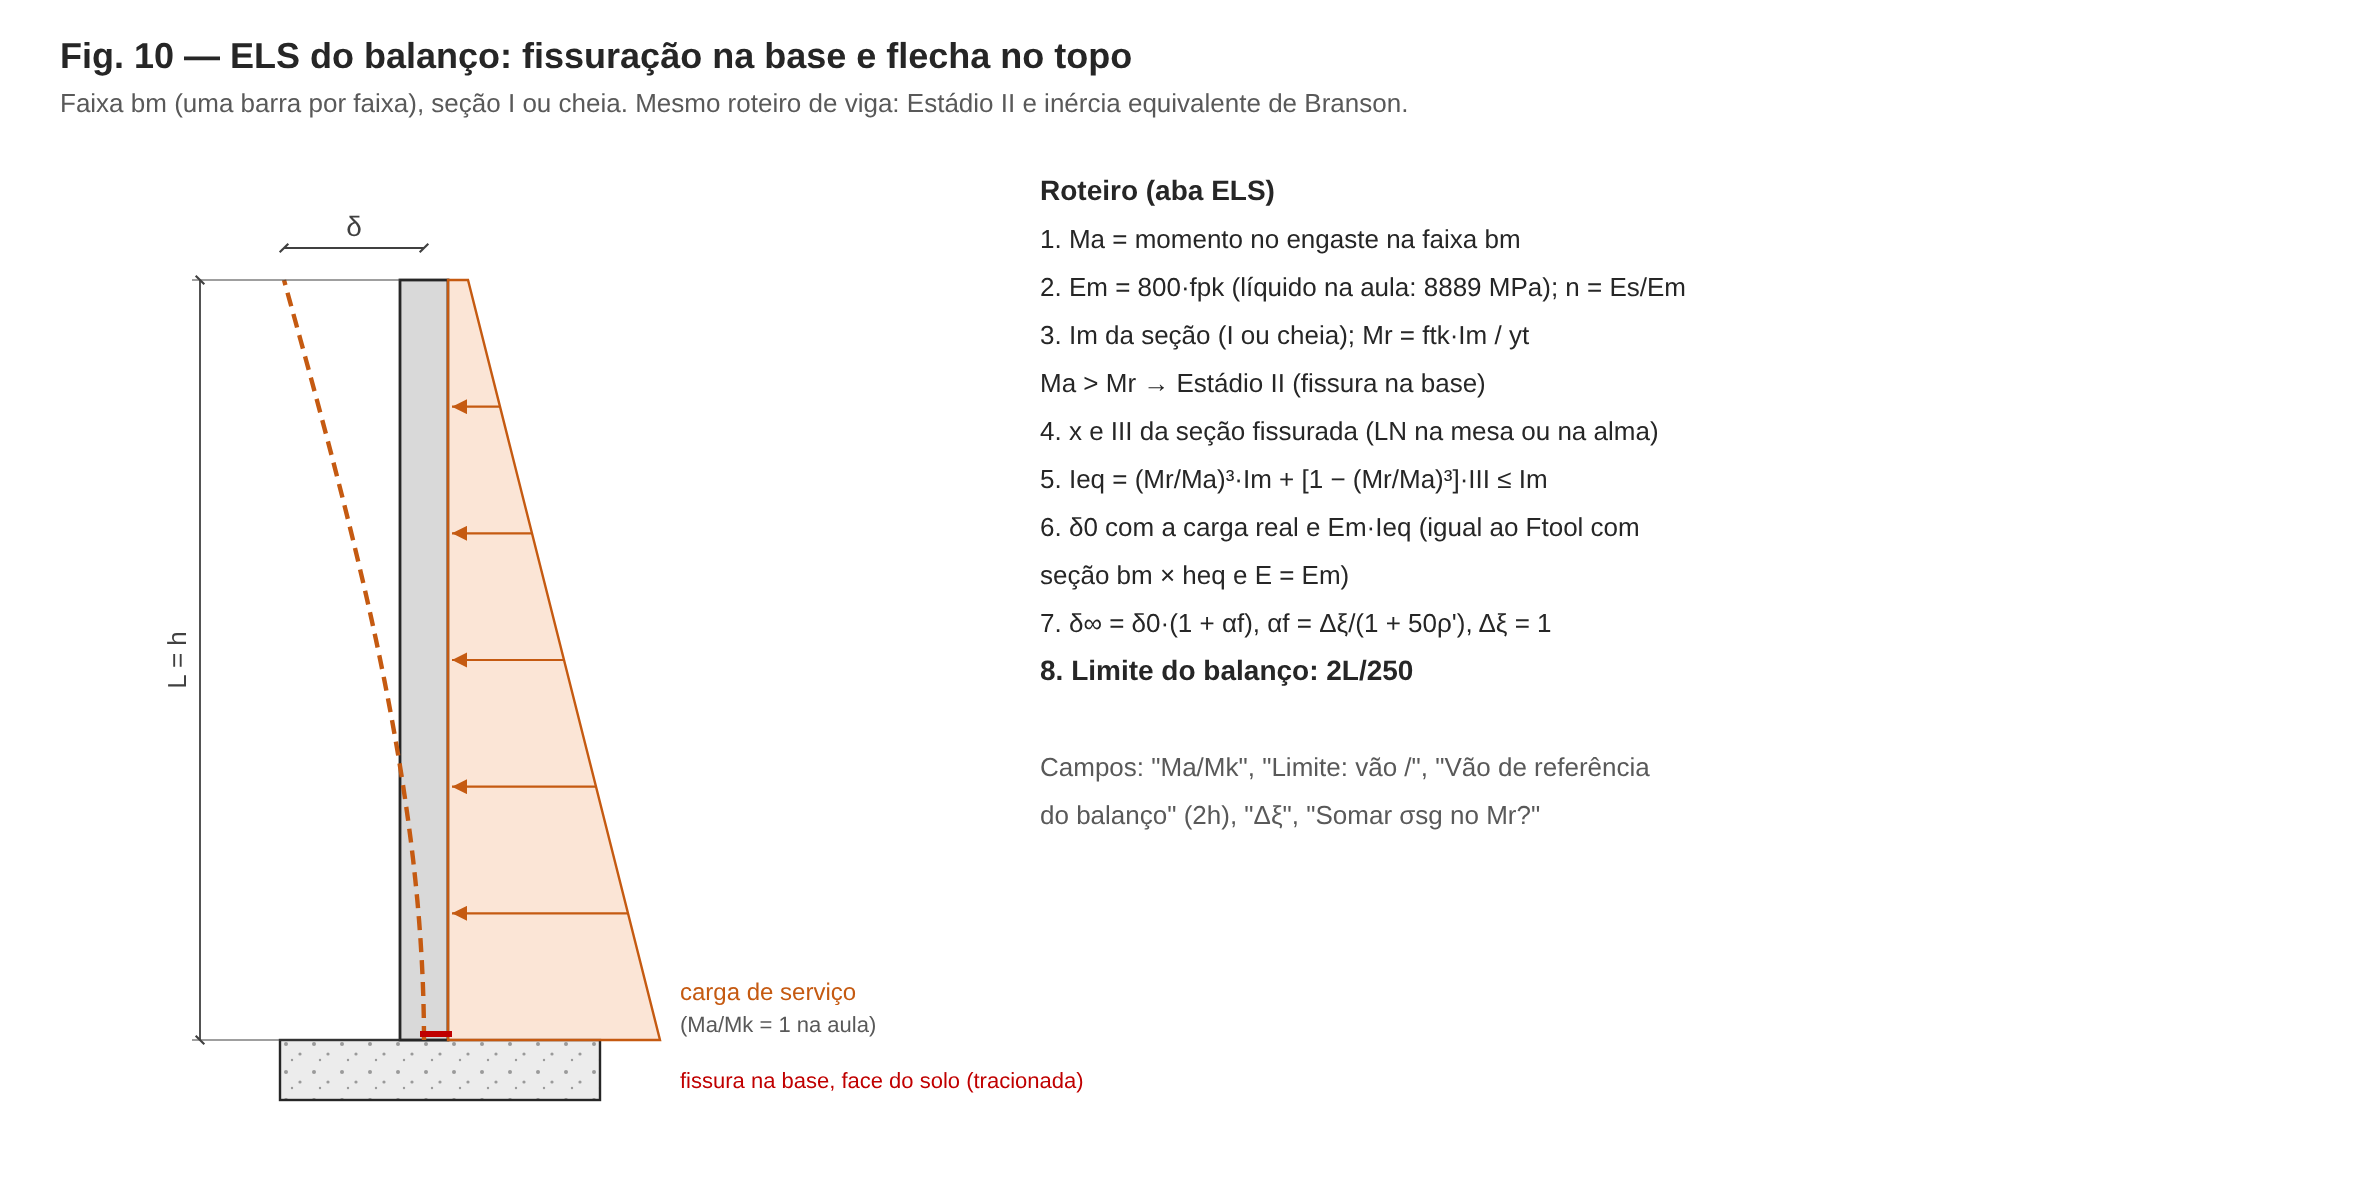

Python code for this plot:
from figlib import SVG, C
import math
W, H = 1180, 600
s = SVG(W, H)
s.text(30, 34, 'Fig. 10 — ELS do balanço: fissuração na base e flecha no topo', size=18, anchor='start', weight='bold')
s.text(30, 56, 'Faixa bm (uma barra por faixa), seção I ou cheia. Mesmo roteiro de viga: Estádio II e inércia equivalente de Branson.', size=13, anchor='start', color=C['note'])
xw, yb, hp = 200, 520, 380
s.rect(xw - 60, yb, 160, 30, fill='url(#conc)', stroke=C['line'])
s.rect(xw, yb - hp, 24, hp, fill=C['blockfill'], stroke=C['line'], sw=1.4)
# deformada
d = [(xw + 12 - 70 * ((yb - y) / hp) ** 2 * (3 - (yb - y) / hp) / 2, y) for y in range(yb, yb - hp - 1, -10)]
s.pline(d, stroke=C['load'], sw=2.2, extra='stroke-dasharray="7,4"')
s.dim_h(xw + 12 - 70, xw + 12, yb - hp - 16, 'δ', size=14)
# carga
s.poly([(xw + 24, yb - hp), (xw + 34, yb - hp), (xw + 130, yb), (xw + 24, yb)], fill='#f8cbad', stroke=C['load'], sw=1.2, extra='fill-opacity="0.5"')
for i in range(1, 6):
    y = yb - hp + i * hp / 6
    s.arrow(xw + 24 + 10 + 96 * i / 6, y, xw + 26, y, color=C['load'], sw=1.1)
s.text(xw + 140, yb - 20, 'carga de serviço', size=12, anchor='start', color=C['load'])
s.text(xw + 140, yb - 4, '(Ma/Mk = 1 na aula)', size=11, anchor='start', color=C['note'])
s.dim_v(xw - 100, yb - hp, yb, 'L = h', side=-1, ext_from=(xw, xw), size=13)
s.line(xw + 10, yb - 3, xw + 26, yb - 3, stroke=C['steel'], sw=3)
s.text(xw + 140, yb + 24, 'fissura na base, face do solo (tracionada)', size=11, anchor='start', color=C['steel'])
# roteiro
bx, by = 520, 100
rows = [('Roteiro (aba ELS)', True), ('1. Ma = momento no engaste na faixa bm', False), ('2. Em = 800·fpk (líquido na aula: 8889 MPa); n = Es/Em', False),
        ('3. Im da seção (I ou cheia); Mr = ftk·Im / yt', False), ('    Ma > Mr → Estádio II (fissura na base)', False),
        ('4. x e III da seção fissurada (LN na mesa ou na alma)', False), ('5. Ieq = (Mr/Ma)³·Im + [1 − (Mr/Ma)³]·III ≤ Im', False),
        ('6. δ0 com a carga real e Em·Ieq (igual ao Ftool com', False), ('    seção bm × heq e E = Em)', False),
        ("7. δ∞ = δ0·(1 + αf),  αf = Δξ/(1 + 50ρ'),  Δξ = 1", False), ('8. Limite do balanço: 2L/250', True), ('', False),
        ('Campos: "Ma/Mk", "Limite: vão /", "Vão de referência', False), ('do balanço" (2h), "Δξ", "Somar σsg no Mr?"', False)]
for i, (l, b) in enumerate(rows):
    s.text(bx, by + i * 24, l, size=14 if b else 13, anchor='start', weight='bold' if b else 'normal', color=C['note'] if l.startswith('Campos') or l.startswith('do balanço"') else C['line'])
s.save('fig10_els.svg'); print('ok')
